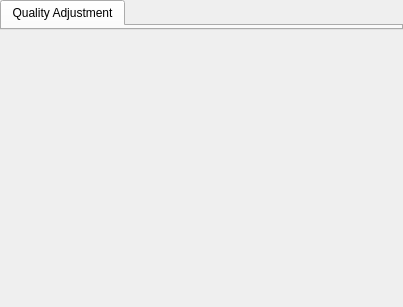
<?xml version="1.0" encoding="UTF-8"?>
<ui version="4.0">
 <class>SliceAppearanceGUI</class>
 <widget class="QWidget" name="SliceAppearanceGUI">
  <property name="geometry">
   <rect>
    <x>0</x>
    <y>0</y>
    <width>403</width>
    <height>307</height>
   </rect>
  </property>
  <property name="sizePolicy">
   <sizepolicy hsizetype="Expanding" vsizetype="Minimum">
    <horstretch>0</horstretch>
    <verstretch>0</verstretch>
   </sizepolicy>
  </property>
  <property name="minimumSize">
   <size>
    <width>0</width>
    <height>0</height>
   </size>
  </property>
  <property name="maximumSize">
   <size>
    <width>16777215</width>
    <height>16777215</height>
   </size>
  </property>
  <property name="windowTitle">
   <string>Form</string>
  </property>
  <property name="whatsThis">
   <string>&lt;html&gt;&lt;head/&gt;&lt;body&gt;&lt;p&gt;These options concern the appearance of Two-D renderer&lt;/p&gt;&lt;/body&gt;&lt;/html&gt;</string>
  </property>
  <layout class="QHBoxLayout" name="horizontalLayout">
   <property name="spacing">
    <number>0</number>
   </property>
   <property name="sizeConstraint">
    <enum>QLayout::SetMaximumSize</enum>
   </property>
   <property name="leftMargin">
    <number>0</number>
   </property>
   <property name="topMargin">
    <number>0</number>
   </property>
   <property name="rightMargin">
    <number>0</number>
   </property>
   <property name="bottomMargin">
    <number>0</number>
   </property>
   <item>
    <layout class="QVBoxLayout" name="verticalLayout" stretch="0,0,1">
     <property name="spacing">
      <number>12</number>
     </property>
     <property name="sizeConstraint">
      <enum>QLayout::SetMaximumSize</enum>
     </property>
     <property name="topMargin">
      <number>0</number>
     </property>
     <item>
      <widget class="QTabWidget" name="tabWidget">
       <property name="sizePolicy">
        <sizepolicy hsizetype="Expanding" vsizetype="Minimum">
         <horstretch>0</horstretch>
         <verstretch>0</verstretch>
        </sizepolicy>
       </property>
       <property name="toolTip">
        <string>&lt;html&gt;&lt;head/&gt;&lt;body&gt;&lt;p&gt;The Slice Renderer samples data along a plane.The rate at which points are sampled is controlledby the Quality parameter, which has a range from1 to 10. Each level of quality increases the samplerate along the plane by a factor of 200, with amaximum of 2000. I.e. a quality of 2 will have400x400 uniform samples along the plane. &lt;/p&gt;&lt;/body&gt;&lt;/html&gt;</string>
       </property>
       <property name="currentIndex">
        <number>0</number>
       </property>
       <widget class="QWidget" name="tab">
        <property name="sizePolicy">
         <sizepolicy hsizetype="Preferred" vsizetype="Minimum">
          <horstretch>0</horstretch>
          <verstretch>0</verstretch>
         </sizepolicy>
        </property>
        <attribute name="title">
         <string>Quality Adjustment</string>
        </attribute>
        <layout class="QVBoxLayout" name="verticalLayout_2">
         <property name="spacing">
          <number>0</number>
         </property>
         <property name="leftMargin">
          <number>0</number>
         </property>
         <property name="topMargin">
          <number>0</number>
         </property>
         <property name="rightMargin">
          <number>0</number>
         </property>
         <property name="bottomMargin">
          <number>0</number>
         </property>
         <item>
          <widget class="QSliderEdit" name="_sampleRateWidget" native="true">
           <property name="sizePolicy">
            <sizepolicy hsizetype="Preferred" vsizetype="Minimum">
             <horstretch>0</horstretch>
             <verstretch>0</verstretch>
            </sizepolicy>
           </property>
          </widget>
         </item>
        </layout>
       </widget>
      </widget>
     </item>
     <item>
      <spacer name="verticalSpacer">
       <property name="orientation">
        <enum>Qt::Vertical</enum>
       </property>
       <property name="sizeHint" stdset="0">
        <size>
         <width>20</width>
         <height>40</height>
        </size>
       </property>
      </spacer>
     </item>
    </layout>
   </item>
  </layout>
 </widget>
 <customwidgets>
  <customwidget>
   <class>QSliderEdit</class>
   <extends>QWidget</extends>
   <header location="global">QSliderEdit.h</header>
   <container>1</container>
  </customwidget>
  <customwidget>
   <class>TFWidget</class>
   <extends>QWidget</extends>
   <header>TFWidget.h</header>
   <container>1</container>
  </customwidget>
 </customwidgets>
 <resources/>
 <connections/>
</ui>
